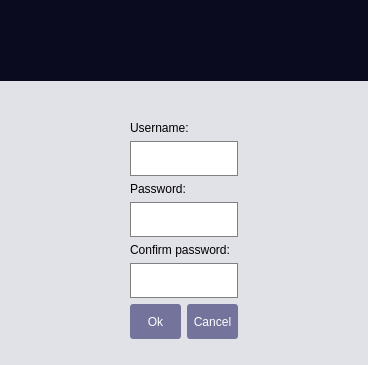
      <widget class="QWidget" name="signup">
       <layout class="QVBoxLayout" name="verticalLayout_6">
        <property name="leftMargin">
         <number>0</number>
        </property>
        <property name="topMargin">
         <number>0</number>
        </property>
        <property name="rightMargin">
         <number>0</number>
        </property>
        <property name="bottomMargin">
         <number>0</number>
        </property>
        <item>
         <widget class="QWidget" name="widget_2" native="true">
          <property name="styleSheet">
           <string notr="true">background: #E1E1E8;</string>
          </property>
          <layout class="QVBoxLayout" name="verticalLayout">
           <property name="spacing">
            <number>6</number>
           </property>
           <property name="leftMargin">
            <number>0</number>
           </property>
           <property name="topMargin">
            <number>0</number>
           </property>
           <property name="rightMargin">
            <number>0</number>
           </property>
           <property name="bottomMargin">
            <number>6</number>
           </property>
           <item>
            <widget class="QFrame" name="top_frame_3">
             <property name="minimumSize">
              <size>
               <width>0</width>
               <height>81</height>
              </size>
             </property>
             <property name="maximumSize">
              <size>
               <width>16777215</width>
               <height>81</height>
              </size>
             </property>
             <property name="styleSheet">
              <string notr="true">background: #0b0b20;</string>
             </property>
             <property name="frameShape">
              <enum>QFrame::StyledPanel</enum>
             </property>
             <property name="frameShadow">
              <enum>QFrame::Raised</enum>
             </property>
             <widget class="QLabel" name="signup_status_label">
              <property name="geometry">
               <rect>
                <x>0</x>
                <y>0</y>
                <width>450</width>
                <height>81</height>
               </rect>
              </property>
              <property name="text">
               <string/>
              </property>
              <property name="alignment">
               <set>Qt::AlignCenter</set>
              </property>
             </widget>
            </widget>
           </item>
           <item>
            <layout class="QVBoxLayout" name="verticalLayout_11">
             <property name="leftMargin">
              <number>130</number>
             </property>
             <property name="topMargin">
              <number>34</number>
             </property>
             <property name="rightMargin">
              <number>130</number>
             </property>
             <item>
              <widget class="QLabel" name="label_3">
               <property name="styleSheet">
                <string notr="true">QLabel
{
        font: 13pt &quot;Open Sans Light&quot;
}</string>
               </property>
               <property name="text">
                <string>Username:</string>
               </property>
              </widget>
             </item>
             <item>
              <widget class="QLineEdit" name="signup_username">
               <property name="styleSheet">
                <string notr="true">QLineEdit
{
        font: 11pt &quot;Open Sans&quot;;
        border:1px solid  grey ;
        min-height: 33px;
        background: white;
}

QLineEdit:focus
{
        border:1px solid  #161626 ;
} </string>
               </property>
               <property name="maxLength">
                <number>20</number>
               </property>
              </widget>
             </item>
             <item>
              <widget class="QLabel" name="label_4">
               <property name="styleSheet">
                <string notr="true">QLabel
{
        font: 13pt &quot;Open Sans Light&quot;
}</string>
               </property>
               <property name="text">
                <string>Password:</string>
               </property>
              </widget>
             </item>
             <item>
              <widget class="QLineEdit" name="signup_password">
               <property name="styleSheet">
                <string notr="true">QLineEdit
{
        font: 11pt &quot;Open Sans&quot;;
        border:1px solid  grey ;
        min-height: 33px;
        background: white;
}

QLineEdit:focus
{
        border:1px solid  #161626 ;
} </string>
               </property>
               <property name="inputMethodHints">
                <set>Qt::ImhHiddenText|Qt::ImhNoAutoUppercase|Qt::ImhNoPredictiveText|Qt::ImhSensitiveData</set>
               </property>
               <property name="maxLength">
                <number>30</number>
               </property>
               <property name="echoMode">
                <enum>QLineEdit::Password</enum>
               </property>
              </widget>
             </item>
             <item>
              <widget class="QLabel" name="label_5">
               <property name="styleSheet">
                <string notr="true">QLabel
{
        font: 13pt &quot;Open Sans Light&quot;
}</string>
               </property>
               <property name="text">
                <string>Confirm password:</string>
               </property>
              </widget>
             </item>
             <item>
              <widget class="QLineEdit" name="signup_confirm">
               <property name="styleSheet">
                <string notr="true">QLineEdit
{
        font: 11pt &quot;Open Sans&quot;;
        border:1px solid  grey ;
        min-height: 33px;
        background: white;
}

QLineEdit:focus
{
        border:1px solid  #161626 ;
} </string>
               </property>
               <property name="inputMethodHints">
                <set>Qt::ImhHiddenText|Qt::ImhNoAutoUppercase|Qt::ImhNoPredictiveText|Qt::ImhSensitiveData</set>
               </property>
               <property name="maxLength">
                <number>30</number>
               </property>
               <property name="echoMode">
                <enum>QLineEdit::Password</enum>
               </property>
              </widget>
             </item>
             <item>
              <layout class="QHBoxLayout" name="horizontalLayout_2">
               <item>
                <widget class="QPushButton" name="signup_button">
                 <property name="styleSheet">
                  <string notr="true">QPushButton:enabled
{
                font: 13pt &quot;Open Sans Semibold&quot;;
                background:  #73739b;
                border-radius: 3px;
                min-height:25px;
                padding: 5px;
            outline: 0;
                color: white;
}

QPushButton:hover
{
                background: #7a7aa1;
}

QPushButton:pressed
 {
        background: #8f8fb3;
}</string>
                 </property>
                 <property name="text">
                  <string>Ok</string>
                 </property>
                </widget>
               </item>
               <item>
                <widget class="QPushButton" name="signup_login">
                 <property name="styleSheet">
                  <string notr="true">QPushButton:enabled
{
                font: 13pt &quot;Open Sans Semibold&quot;;
                background:  #73739b;
                border-radius: 3px;
                min-height:25px;
                padding: 5px;
                outline: 0;
                color: white;
}

QPushButton:hover
{
                background: #7a7aa1;
}

QPushButton:pressed
 {
        background: #8f8fb3;
}</string>
                 </property>
                 <property name="text">
                  <string>Cancel</string>
                 </property>
                </widget>
               </item>
              </layout>
             </item>
            </layout>
           </item>
           <item>
            <widget class="QLabel" name="signup_error">
             <property name="styleSheet">
              <string notr="true">font: 10pt &quot;Open Sans Light&quot;;</string>
             </property>
             <property name="text">
              <string/>
             </property>
             <property name="alignment">
              <set>Qt::AlignCenter</set>
             </property>
            </widget>
           </item>
          </layout>
         </widget>
        </item>
       </layout>
      </widget>
